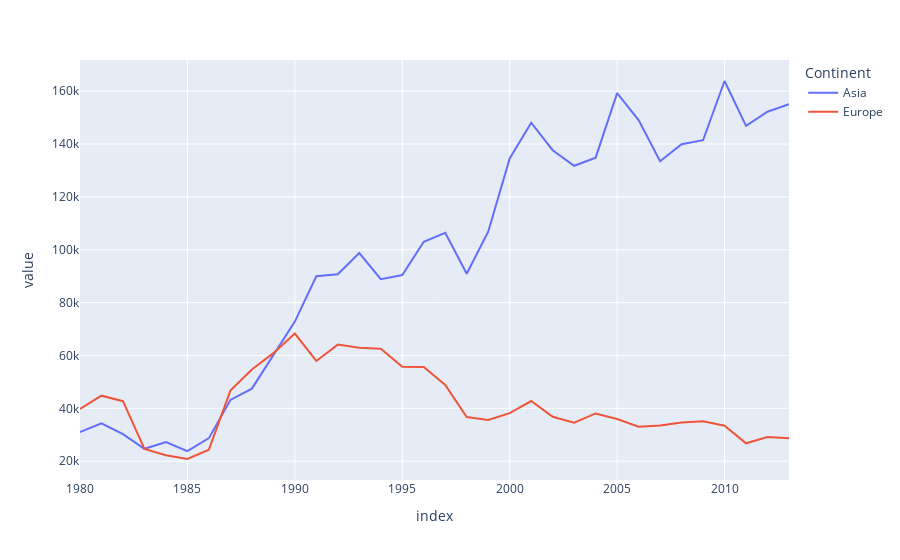

The cell this chart's notebook holds for it:
### Code cell
names=['Asia','Europe']
continents.loc[names].T.plot(backend='plotly')

### Figure 1 — Plotly figure (JSON) as saved in the notebook; plotly's stock layout.template omitted (floating-point values rounded to 4 significant figures)
{"data": [{"hovertemplate": "Continent=Asia<br>index=%{x}<br>value=%{y}<extra></extra>", "legendgroup": "Asia", "line": {"color": "#636efa", "dash": "solid"}, "marker": {"symbol": "circle"}, "mode": "lines", "name": "Asia", "orientation": "v", "showlegend": true, "type": "scatter", "x": [1980, 1981, 1982, 1983, 1984, 1985, 1986, 1987, 1988, 1989, 1990, 1991, 1992, 1993, 1994, 1995, 1996, 1997, 1998, 1999, 2000, 2001, 2002, 2003, 2004, 2005, 2006, 2007, 2008, 2009, 2010, 2011, 2012, 2013], "xaxis": "x", "y": [31025, 34314, 30214, 24696, 27274, 23850, 28739, 43203, 47454, 60256, 72829, 89964, 90752, 98737, 88852, 90424, 103030, 106383, 90929, 106844, 134544, 148083, 137653, 131769, 134850, 159253, 149054, 133459, 139894, 141434, 163845, 146894, 152218, 155075], "yaxis": "y"}, {"hovertemplate": "Continent=Europe<br>index=%{x}<br>value=%{y}<extra></extra>", "legendgroup": "Europe", "line": {"color": "#EF553B", "dash": "solid"}, "marker": {"symbol": "circle"}, "mode": "lines", "name": "Europe", "orientation": "v", "showlegend": true, "type": "scatter", "x": [1980, 1981, 1982, 1983, 1984, 1985, 1986, 1987, 1988, 1989, 1990, 1991, 1992, 1993, 1994, 1995, 1996, 1997, 1998, 1999, 2000, 2001, 2002, 2003, 2004, 2005, 2006, 2007, 2008, 2009, 2010, 2011, 2012, 2013], "xaxis": "x", "y": [39760, 44802, 42720, 24638, 22287, 20844, 24370, 46698, 54726, 60893, 68301, 57938, 64123, 62937, 62531, 55764, 55642, 48841, 36719, 35639, 38215, 42779, 36798, 34556, 38082, 35955, 33053, 33495, 34692, 35078, 33425, 26778, 29177, 28691], "yaxis": "y"}], "layout": {"legend": {"title": {"text": "Continent"}, "tracegroupgap": 0}, "margin": {"t": 60}, "xaxis": {"anchor": "y", "domain": [0, 1], "title": {"text": "index"}}, "yaxis": {"anchor": "x", "domain": [0, 1], "title": {"text": "value"}}}}
